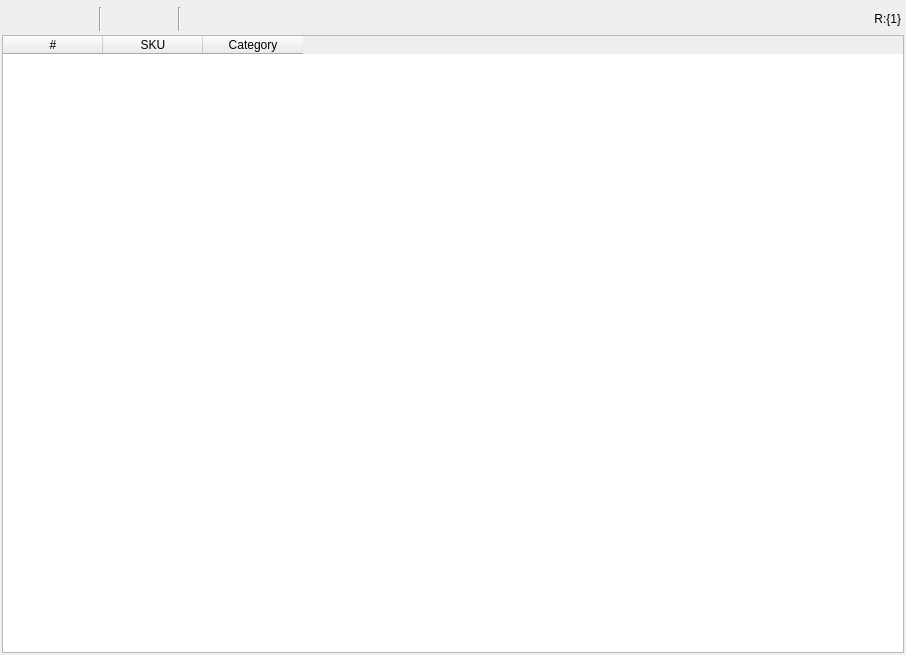
<?xml version="1.0" encoding="UTF-8"?>
<ui version="4.0">
 <class>ProductAsinAmazonCategoryForm</class>
 <widget class="QWidget" name="ProductAsinAmazonCategoryForm">
  <property name="geometry">
   <rect>
    <x>0</x>
    <y>0</y>
    <width>906</width>
    <height>655</height>
   </rect>
  </property>
  <property name="windowTitle">
   <string>Product And Category Relationship(Amazon)</string>
  </property>
  <layout class="QVBoxLayout" name="vlProductAsinNewaimCategoryForm" stretch="0,1">
   <property name="spacing">
    <number>3</number>
   </property>
   <property name="leftMargin">
    <number>2</number>
   </property>
   <property name="topMargin">
    <number>6</number>
   </property>
   <property name="rightMargin">
    <number>2</number>
   </property>
   <property name="bottomMargin">
    <number>2</number>
   </property>
   <item>
    <widget class="QWidget" name="productToolBar" native="true">
     <property name="sizePolicy">
      <sizepolicy hsizetype="Preferred" vsizetype="Preferred">
       <horstretch>0</horstretch>
       <verstretch>0</verstretch>
      </sizepolicy>
     </property>
     <property name="minimumSize">
      <size>
       <width>0</width>
       <height>26</height>
      </size>
     </property>
     <property name="inputMethodHints">
      <set>Qt::ImhNone</set>
     </property>
     <layout class="QHBoxLayout" name="hlReportToolBar" stretch="0,0,0,0,0,0,0,0,0,0,0">
      <property name="spacing">
       <number>2</number>
      </property>
      <property name="sizeConstraint">
       <enum>QLayout::SetDefaultConstraint</enum>
      </property>
      <property name="leftMargin">
       <number>1</number>
      </property>
      <property name="topMargin">
       <number>1</number>
      </property>
      <property name="rightMargin">
       <number>1</number>
      </property>
      <property name="bottomMargin">
       <number>1</number>
      </property>
      <item>
       <widget class="QToolButton" name="tbRefresh">
        <property name="minimumSize">
         <size>
          <width>22</width>
          <height>22</height>
         </size>
        </property>
        <property name="maximumSize">
         <size>
          <width>22</width>
          <height>22</height>
         </size>
        </property>
        <property name="styleSheet">
         <string notr="true"/>
        </property>
        <property name="text">
         <string/>
        </property>
        <property name="icon">
         <iconset resource="../resource/icons.qrc">
          <normaloff>:/button/images/svg/sync-alt-solid.svg</normaloff>:/button/images/svg/sync-alt-solid.svg</iconset>
        </property>
        <property name="autoRaise">
         <bool>true</bool>
        </property>
       </widget>
      </item>
      <item>
       <widget class="QToolButton" name="tbSelection">
        <property name="minimumSize">
         <size>
          <width>22</width>
          <height>22</height>
         </size>
        </property>
        <property name="maximumSize">
         <size>
          <width>22</width>
          <height>22</height>
         </size>
        </property>
        <property name="text">
         <string/>
        </property>
        <property name="icon">
         <iconset resource="../resource/icons.qrc">
          <normaloff>:/button/images/svg/check-solid.svg</normaloff>:/button/images/svg/check-solid.svg</iconset>
        </property>
        <property name="autoRaise">
         <bool>true</bool>
        </property>
       </widget>
      </item>
      <item>
       <widget class="QToolButton" name="tbUnselection">
        <property name="minimumSize">
         <size>
          <width>22</width>
          <height>22</height>
         </size>
        </property>
        <property name="maximumSize">
         <size>
          <width>22</width>
          <height>22</height>
         </size>
        </property>
        <property name="text">
         <string/>
        </property>
        <property name="icon">
         <iconset resource="../resource/icons.qrc">
          <normaloff>:/button/images/svg/times-solid.svg</normaloff>:/button/images/svg/times-solid.svg</iconset>
        </property>
        <property name="autoRaise">
         <bool>true</bool>
        </property>
       </widget>
      </item>
      <item>
       <widget class="QToolButton" name="tbInvertSelection">
        <property name="minimumSize">
         <size>
          <width>22</width>
          <height>22</height>
         </size>
        </property>
        <property name="maximumSize">
         <size>
          <width>22</width>
          <height>22</height>
         </size>
        </property>
        <property name="text">
         <string/>
        </property>
        <property name="icon">
         <iconset resource="../resource/icons.qrc">
          <normaloff>:/button/images/svg/retweet-solid.svg</normaloff>:/button/images/svg/retweet-solid.svg</iconset>
        </property>
        <property name="autoRaise">
         <bool>true</bool>
        </property>
       </widget>
      </item>
      <item>
       <widget class="Line" name="line_2">
        <property name="orientation">
         <enum>Qt::Vertical</enum>
        </property>
       </widget>
      </item>
      <item>
       <widget class="QToolButton" name="tbSearch">
        <property name="minimumSize">
         <size>
          <width>22</width>
          <height>22</height>
         </size>
        </property>
        <property name="maximumSize">
         <size>
          <width>50</width>
          <height>50</height>
         </size>
        </property>
        <property name="text">
         <string/>
        </property>
        <property name="icon">
         <iconset resource="../resource/icons.qrc">
          <normaloff>:/button/images/svg/search-solid.svg</normaloff>:/button/images/svg/search-solid.svg</iconset>
        </property>
        <property name="autoExclusive">
         <bool>false</bool>
        </property>
        <property name="popupMode">
         <enum>QToolButton::InstantPopup</enum>
        </property>
        <property name="toolButtonStyle">
         <enum>Qt::ToolButtonIconOnly</enum>
        </property>
        <property name="autoRaise">
         <bool>true</bool>
        </property>
        <property name="arrowType">
         <enum>Qt::NoArrow</enum>
        </property>
       </widget>
      </item>
      <item>
       <widget class="QToolButton" name="tbInputCsv">
        <property name="minimumSize">
         <size>
          <width>22</width>
          <height>22</height>
         </size>
        </property>
        <property name="maximumSize">
         <size>
          <width>22</width>
          <height>22</height>
         </size>
        </property>
        <property name="text">
         <string/>
        </property>
        <property name="icon">
         <iconset resource="../resource/icons.qrc">
          <normaloff>:/button/images/svg/file-import-solid.svg</normaloff>:/button/images/svg/file-import-solid.svg</iconset>
        </property>
        <property name="autoRaise">
         <bool>true</bool>
        </property>
       </widget>
      </item>
      <item>
       <widget class="QToolButton" name="tbDelete">
        <property name="minimumSize">
         <size>
          <width>22</width>
          <height>22</height>
         </size>
        </property>
        <property name="maximumSize">
         <size>
          <width>22</width>
          <height>22</height>
         </size>
        </property>
        <property name="text">
         <string/>
        </property>
        <property name="icon">
         <iconset resource="../resource/icons.qrc">
          <normaloff>:/button/images/svg/times-circle-solid.svg</normaloff>:/button/images/svg/times-circle-solid.svg</iconset>
        </property>
        <property name="autoRaise">
         <bool>true</bool>
        </property>
       </widget>
      </item>
      <item>
       <widget class="Line" name="line">
        <property name="orientation">
         <enum>Qt::Vertical</enum>
        </property>
       </widget>
      </item>
      <item>
       <widget class="QLabel" name="lbPagerInfo">
        <property name="sizePolicy">
         <sizepolicy hsizetype="MinimumExpanding" vsizetype="Preferred">
          <horstretch>0</horstretch>
          <verstretch>0</verstretch>
         </sizepolicy>
        </property>
        <property name="text">
         <string>R:{1}</string>
        </property>
        <property name="alignment">
         <set>Qt::AlignRight|Qt::AlignTrailing|Qt::AlignVCenter</set>
        </property>
       </widget>
      </item>
      <item>
       <widget class="QWidget" name="widget_2" native="true"/>
      </item>
     </layout>
    </widget>
   </item>
   <item>
    <widget class="QTableWidget" name="twProductAsinAmazonCategoryList">
     <property name="editTriggers">
      <set>QAbstractItemView::NoEditTriggers</set>
     </property>
     <property name="selectionMode">
      <enum>QAbstractItemView::MultiSelection</enum>
     </property>
     <property name="selectionBehavior">
      <enum>QAbstractItemView::SelectRows</enum>
     </property>
     <property name="sortingEnabled">
      <bool>true</bool>
     </property>
     <attribute name="horizontalHeaderHighlightSections">
      <bool>false</bool>
     </attribute>
     <column>
      <property name="text">
       <string>#</string>
      </property>
     </column>
     <column>
      <property name="text">
       <string>SKU</string>
      </property>
     </column>
     <column>
      <property name="text">
       <string>Category</string>
      </property>
     </column>
    </widget>
   </item>
  </layout>
 </widget>
 <resources>
  <include location="../resource/icons.qrc"/>
 </resources>
 <connections/>
</ui>
